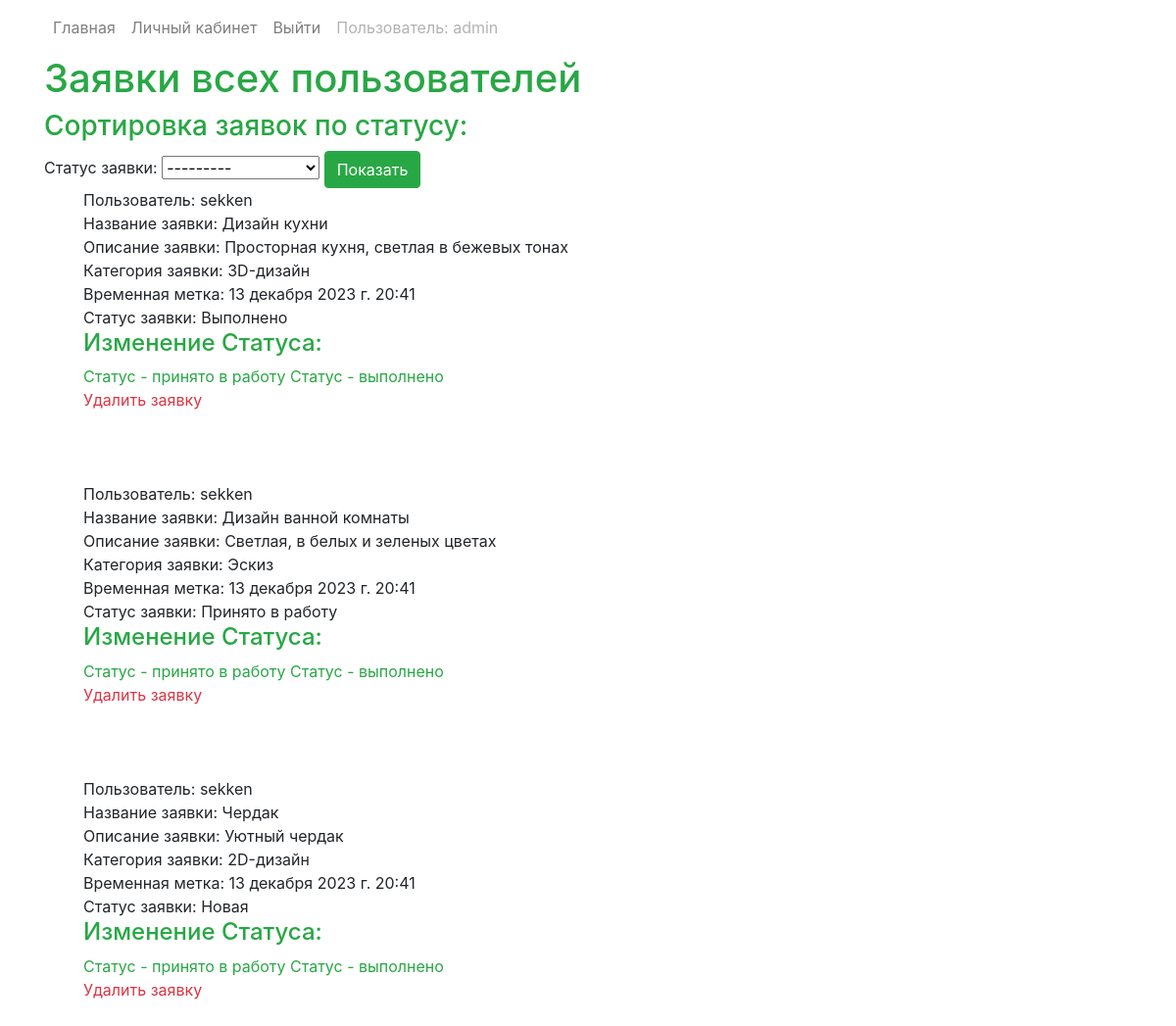
The app's page /catalog/application/application_admin/ (signed in) with its own data.
### catalog/models.py (models this page shows, shortened)
class AdvUser(AbstractBaseUser, PermissionsMixin):
    id = models.AutoField(primary_key=True, unique=True)
    username = models.CharField(max_length=200, unique=True, verbose_name='Логин')
    fullname = models.CharField(max_length=200)
    email = models.EmailField(unique=True, max_length=200)
    is_staff = models.BooleanField(default=False)
    USERNAME_FIELD = 'username'
    EMAIL_FIELD = 'email'
    REQUIRED_FIELDS = ['fullname', 'password', 'email',]
    objects = CustomAccountManager()
    def __str__(self):
        return self.username

class Application(models.Model):
    name = models.CharField(max_length=200, help_text='Введите название заявки', verbose_name='Название заявки')
    summary = models.CharField(max_length=1000, help_text='Введите описание заявки', verbose_name='Описание заявки')
    category = models.ForeignKey('Category', help_text='Выберите категория для заявки', on_delete=models.SET_NULL, null=True, verbose_name='Категория заявки')
    timestamp = models.DateTimeField(default=timezone.now())
    image = models.ImageField(upload_to='images/', validators=[validate_image], help_text='Максимальный размер '
                                                                                          'изображения 2MB', verbose_name='Пример дизайна')
    application_status = (
        ('Новая', 'Новая',),
        ('Принято в работу', 'Принято в работу',),
        ('Выполнено', 'Выполнено',)
    )
    status = models.CharField(max_length=50, choices=application_status, blank=True, default='Новая', verbose_name='Статус заявки')
    client = models.ForeignKey(AdvUser, on_delete=models.SET_NULL, null=True, blank=True, to_field='id')
    comment = models.TextField(max_length=500, blank=True, verbose_name='Комментарий')
    design = models.ImageField(upload_to='images/',
                               help_text="Максимальный размер изображения 2MB",
                               blank=True,
                               null=True,
                               validators=[validate_image], verbose_name='Фото готового дизайна:')

class Category(models.Model):
    name = models.CharField(max_length=200, help_text='Введите категорию заявки', verbose_name='Название категории')
    def __str__(self):
        return self.name

### catalog/views.py (the view)
class ApplicationListAdmin(LoginRequiredMixin, generic.ListView):
    model = Application
    template_name = 'catalog/application_list_admin.html'
    def get_context_data(self, **kwargs):
        context = super().get_context_data(**kwargs)
        context['filter'] = ApplicationFilter(self.request.GET, queryset=self.get_queryset())
        return context

### catalog/templates/catalog/application_list_admin.html
{% extends "base.html" %}
{% load bootstrap %}
{% block content %}
<div class="container">
    {% if perms.catalog.change_application %}
    <h1 class="text-success">Заявки всех пользователей</h1>
    <h3 class="text-success">Сортировка заявок по статусу:</h3>
    <form action="" method="GET">
        {{ filter.form|bootstrap }}
        <button class="btn btn-success" type="submit" class="btn btn-primary">Показать</button>
    </form>
    {% if application_list %}
    <ul>
        {% for application in filter.qs %}
        <li>Пользователь: {{application.client}}</li>
        <li>Название заявки: {{application.name}}</li>
        <li>Описание заявки: {{application.summary}}</li>
        <li>Категория заявки: {{application.category}}</li>
        <li>Временная метка: {{application.timestamp}}</li>
        <li>Статус заявки: {{application.status}}</li>
        <div>
            <h4 class="text-success">Изменение Статуса:</h4>
            <a class="text-success" href="{% url 'confirm-update' application.pk 'Принято в работу' %}">Статус - принято
                в работу</a>
            <a class="text-success" href="{% url 'confirm-update' application.pk  'Выполнено' %}">Статус - выполнено</a>
        </div>
        <li><a class="text-danger" href="{% url 'application-delete' application.pk %}">Удалить заявку</a></li>
        <br>
        <br>
        <br>
        {% endfor %}
    </ul>
    {% else %}
    <p>Нет заявок.</p>
    {% endif %}
    {% endif %}
</div>
{% endblock %}

### catalog/templates/base.html (shortened to what this page needs)
<!DOCTYPE html>
<html lang="en">
<head>
    <link rel="stylesheet" href="https://maxcdn.bootstrapcdn.com/bootstrap/4.0.0/css/bootstrap.min.css"
>
</head>
<body>
<div class="container-fluid">
    {% block sidebar %}
    <nav class="container navbar navbar-light navbar-expand-lg">
        <ul class="navbar-nav mr-auto">
            <li class="nav-item"><a href="{% url 'home' %}" class="nav-link">Главная</a></li>
            {% if user.is_authenticated %}
            <li class="nav-item"><a href="{% url 'profile' %}" class="nav-link">Личный кабинет</a></li>
            <li class="nav-item"><a href="{% url 'logout' %}?next={{request.path}}" class="nav-link">Выйти</a></li>
            <li class="nav-item"><a href="" class="nav-link disabled">Пользователь: {{ user.get_username }}</a></li>
            {% else %}
            <li class="nav-item"><a href="{% url 'login' %}?next={{request.path}}" class="nav-link">Войти</a></li>
            <li class="nav-item"><a href="{% url 'register' %}" class="nav-link">Регистрация</a></li>
            {% endif %}
        </ul>
    </nav>
    {% endblock %}
    {% block content %}{% endblock %}
</div>
</body>
</html>

### catalog/templates/base.html (style rules this page uses)
li { list-style-type: none; }

### records on screen
AdvUser: get_username "admin"
Application: client "sekken", name "Дизайн кухни", summary "Просторная кухня, светлая в бежевых тонах", category "3D-дизайн", timestamp "13 декабря 2023 г. 20:41", status "Выполнено"
Application: client "sekken", name "Дизайн ванной комнаты", summary "Светлая, в белых и зеленых цветах", category "Эскиз", timestamp "13 декабря 2023 г. 20:41", status "Принято в работу"
Application: client "sekken", name "Чердак", summary "Уютный чердак", category "2D-дизайн", timestamp "13 декабря 2023 г. 20:41", status "Новая"
